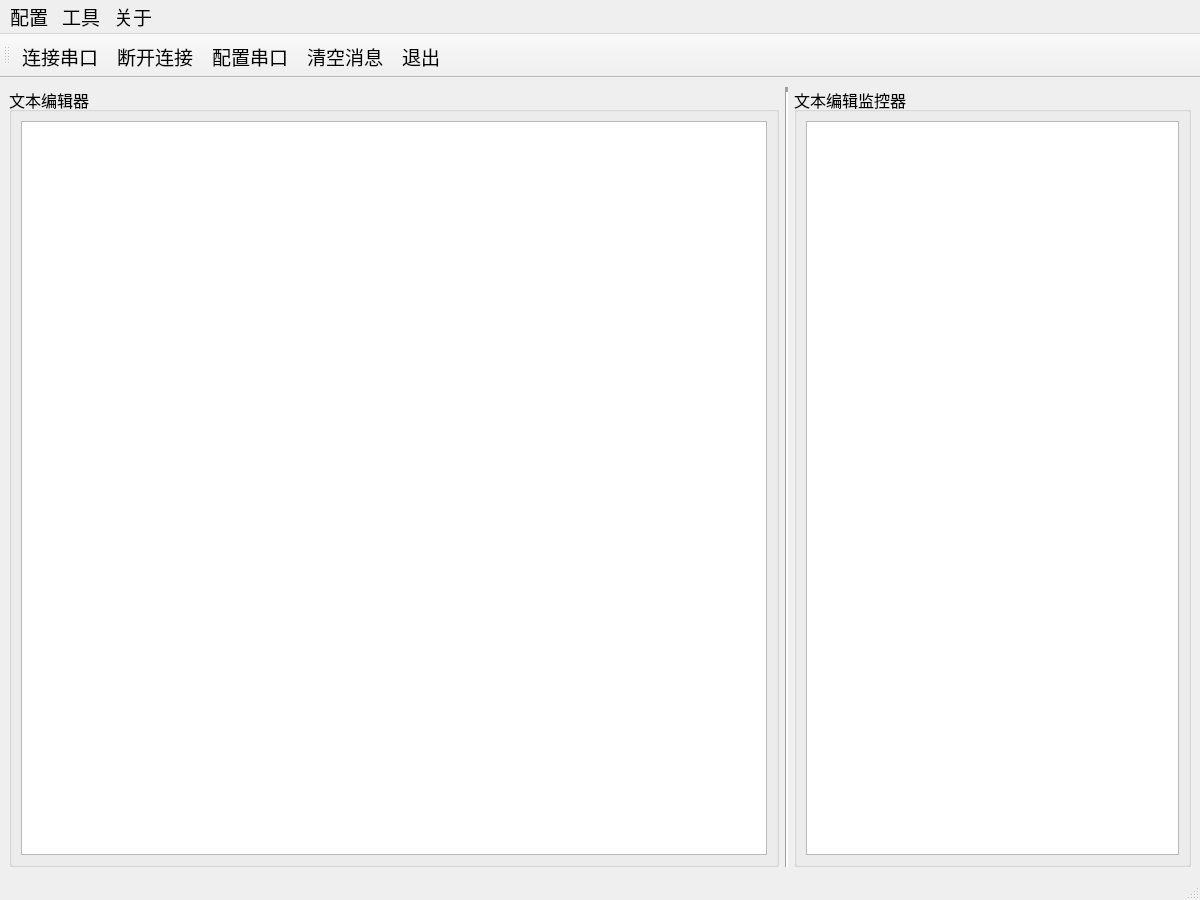
<?xml version="1.0" encoding="UTF-8"?>
<ui version="4.0">
 <class>asyncTerminal</class>
 <widget class="QMainWindow" name="asyncTerminal">
  <property name="geometry">
   <rect>
    <x>0</x>
    <y>0</y>
    <width>1200</width>
    <height>900</height>
   </rect>
  </property>
  <property name="sizePolicy">
   <sizepolicy hsizetype="Preferred" vsizetype="Preferred">
    <horstretch>0</horstretch>
    <verstretch>0</verstretch>
   </sizepolicy>
  </property>
  <property name="minimumSize">
   <size>
    <width>1200</width>
    <height>900</height>
   </size>
  </property>
  <property name="font">
   <font>
    <family>Times New Roman</family>
    <pointsize>12</pointsize>
   </font>
  </property>
  <property name="windowTitle">
   <string>asyncTerminal</string>
  </property>
  <property name="toolButtonStyle">
   <enum>Qt::ToolButtonIconOnly</enum>
  </property>
  <widget class="QWidget" name="centralwidget">
   <layout class="QGridLayout" name="gridLayout_3">
    <item row="0" column="0">
     <widget class="QGroupBox" name="textEditorGroup">
      <property name="minimumSize">
       <size>
        <width>770</width>
        <height>768</height>
       </size>
      </property>
      <property name="title">
       <string>文本编辑器</string>
      </property>
      <layout class="QGridLayout" name="gridLayout_2">
       <item row="0" column="0">
        <widget class="terminalTextEditor" name="textEditor">
         <property name="minimumSize">
          <size>
           <width>746</width>
           <height>715</height>
          </size>
         </property>
        </widget>
       </item>
      </layout>
     </widget>
    </item>
    <item row="0" column="1">
     <widget class="Line" name="line">
      <property name="focusPolicy">
       <enum>Qt::ClickFocus</enum>
      </property>
      <property name="lineWidth">
       <number>5</number>
      </property>
      <property name="orientation">
       <enum>Qt::Vertical</enum>
      </property>
     </widget>
    </item>
    <item row="0" column="2">
     <widget class="QGroupBox" name="textMonitorGroup">
      <property name="title">
       <string>文本编辑监控器</string>
      </property>
      <layout class="QGridLayout" name="gridLayout">
       <item row="0" column="0">
        <widget class="QPlainTextEdit" name="textMonitor"/>
       </item>
      </layout>
     </widget>
    </item>
   </layout>
  </widget>
  <widget class="QMenuBar" name="menubar">
   <property name="geometry">
    <rect>
     <x>0</x>
     <y>0</y>
     <width>1200</width>
     <height>36</height>
    </rect>
   </property>
   <property name="font">
    <font>
     <family>Times New Roman</family>
     <pointsize>14</pointsize>
    </font>
   </property>
   <widget class="QMenu" name="menu">
    <property name="title">
     <string>配置</string>
    </property>
    <addaction name="actSetPortParams"/>
    <addaction name="actQuit"/>
   </widget>
   <widget class="QMenu" name="menu_2">
    <property name="title">
     <string>工具</string>
    </property>
    <addaction name="actConnect"/>
    <addaction name="actDisconnect"/>
    <addaction name="actClear"/>
   </widget>
   <widget class="QMenu" name="menu_4">
    <property name="title">
     <string>关于</string>
    </property>
    <addaction name="actAbout"/>
    <addaction name="actAboutQt"/>
   </widget>
   <addaction name="menu"/>
   <addaction name="menu_2"/>
   <addaction name="menu_4"/>
  </widget>
  <widget class="QStatusBar" name="statusbar"/>
  <widget class="QToolBar" name="toolBar">
   <property name="font">
    <font>
     <pointsize>14</pointsize>
    </font>
   </property>
   <property name="windowTitle">
    <string>toolBar</string>
   </property>
   <property name="toolButtonStyle">
    <enum>Qt::ToolButtonTextBesideIcon</enum>
   </property>
   <attribute name="toolBarArea">
    <enum>TopToolBarArea</enum>
   </attribute>
   <attribute name="toolBarBreak">
    <bool>false</bool>
   </attribute>
   <addaction name="actConnect"/>
   <addaction name="actDisconnect"/>
   <addaction name="actSetPortParams"/>
   <addaction name="actClear"/>
   <addaction name="actQuit"/>
  </widget>
  <action name="actConnect">
   <property name="icon">
    <iconset resource="images.qrc">
     <normaloff>:/images/connect.png</normaloff>:/images/connect.png</iconset>
   </property>
   <property name="text">
    <string>连接串口</string>
   </property>
   <property name="toolTip">
    <string>连接串口</string>
   </property>
  </action>
  <action name="actDisconnect">
   <property name="icon">
    <iconset resource="images.qrc">
     <normaloff>:/images/disconnect.png</normaloff>:/images/disconnect.png</iconset>
   </property>
   <property name="text">
    <string>断开连接</string>
   </property>
   <property name="toolTip">
    <string>断开串口连接</string>
   </property>
  </action>
  <action name="actQuit">
   <property name="icon">
    <iconset resource="images.qrc">
     <normaloff>:/images/application-exit.png</normaloff>:/images/application-exit.png</iconset>
   </property>
   <property name="text">
    <string>退出</string>
   </property>
   <property name="toolTip">
    <string>退出应用程序</string>
   </property>
  </action>
  <action name="actSetPortParams">
   <property name="icon">
    <iconset resource="images.qrc">
     <normaloff>:/images/settings.png</normaloff>:/images/settings.png</iconset>
   </property>
   <property name="text">
    <string>配置串口</string>
   </property>
   <property name="toolTip">
    <string>设置串口参数</string>
   </property>
  </action>
  <action name="actAbout">
   <property name="text">
    <string>关于应用</string>
   </property>
   <property name="toolTip">
    <string>关于应用</string>
   </property>
  </action>
  <action name="actAboutQt">
   <property name="text">
    <string>关于Qt</string>
   </property>
   <property name="toolTip">
    <string>关于Qt</string>
   </property>
  </action>
  <action name="actClear">
   <property name="icon">
    <iconset resource="images.qrc">
     <normaloff>:/images/clear.png</normaloff>:/images/clear.png</iconset>
   </property>
   <property name="text">
    <string>清空消息</string>
   </property>
   <property name="toolTip">
    <string>清空收到的串口消息</string>
   </property>
  </action>
 </widget>
 <customwidgets>
  <customwidget>
   <class>terminalTextEditor</class>
   <extends>QPlainTextEdit</extends>
   <header location="global">console/terminalTextEditor.h</header>
  </customwidget>
 </customwidgets>
 <resources>
  <include location="images.qrc"/>
 </resources>
 <connections/>
</ui>
